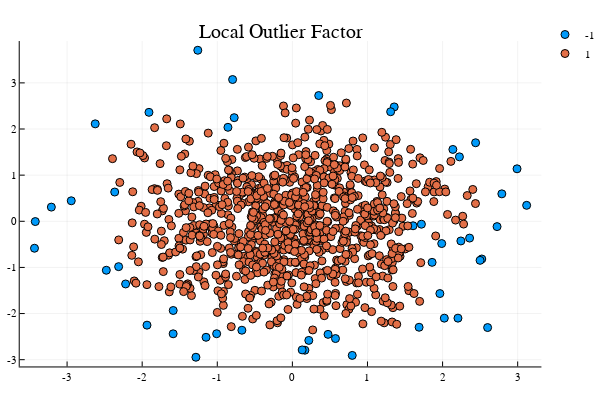

Write notebook code for a chart like this one.
### Code cell
data = randn(10^3,2);
outliers = rand([-5,5],50,2)
dayta = vcat(data,outliers)
is_outlier = fit_predict(data);
scatter(data[:,1],data[:,2],group = is_outlier, title = "Local Outlier Factor")

### Figure 1 — Plotly figure (JSON) as saved in the notebook; plotly's stock layout.template omitted (floating-point values rounded to 4 significant figures; data arrays with more than 128 entries replaced by an {"elided": "..."} marker saying what was removed)
{"data": [{"colorbar": {"title": ""}, "marker": {"color": ["rgba(0, 154, 250, 1.000)", "rgba(0, 154, 250, 1.000)", "rgba(0, 154, 250, 1.000)", "rgba(0, 154, 250, 1.000)", "rgba(0, 154, 250, 1.000)", "rgba(0, 154, 250, 1.000)", "rgba(0, 154, 250, 1.000)", "rgba(0, 154, 250, 1.000)", "rgba(0, 154, 250, 1.000)", "rgba(0, 154, 250, 1.000)", "rgba(0, 154, 250, 1.000)", "rgba(0, 154, 250, 1.000)", "rgba(0, 154, 250, 1.000)", "rgba(0, 154, 250, 1.000)", "rgba(0, 154, 250, 1.000)", "rgba(0, 154, 250, 1.000)", "rgba(0, 154, 250, 1.000)", "rgba(0, 154, 250, 1.000)", "rgba(0, 154, 250, 1.000)", "rgba(0, 154, 250, 1.000)", "rgba(0, 154, 250, 1.000)", "rgba(0, 154, 250, 1.000)", "rgba(0, 154, 250, 1.000)", "rgba(0, 154, 250, 1.000)", "rgba(0, 154, 250, 1.000)", "rgba(0, 154, 250, 1.000)", "rgba(0, 154, 250, 1.000)", "rgba(0, 154, 250, 1.000)", "rgba(0, 154, 250, 1.000)", "rgba(0, 154, 250, 1.000)", "rgba(0, 154, 250, 1.000)", "rgba(0, 154, 250, 1.000)", "rgba(0, 154, 250, 1.000)", "rgba(0, 154, 250, 1.000)", "rgba(0, 154, 250, 1.000)", "rgba(0, 154, 250, 1.000)", "rgba(0, 154, 250, 1.000)", "rgba(0, 154, 250, 1.000)", "rgba(0, 154, 250, 1.000)", "rgba(0, 154, 250, 1.000)", "rgba(0, 154, 250, 1.000)", "rgba(0, 154, 250, 1.000)", "rgba(0, 154, 250, 1.000)", "rgba(0, 154, 250, 1.000)", "rgba(0, 154, 250, 1.000)", "rgba(0, 154, 250, 1.000)", "rgba(0, 154, 250, 1.000)", "rgba(0, 154, 250, 1.000)", "rgba(0, 154, 250, 1.000)", "rgba(0, 154, 250, 1.000)"], "line": {"color": ["rgba(0, 0, 0, 1.000)", "rgba(0, 0, 0, 1.000)", "rgba(0, 0, 0, 1.000)", "rgba(0, 0, 0, 1.000)", "rgba(0, 0, 0, 1.000)", "rgba(0, 0, 0, 1.000)", "rgba(0, 0, 0, 1.000)", "rgba(0, 0, 0, 1.000)", "rgba(0, 0, 0, 1.000)", "rgba(0, 0, 0, 1.000)", "rgba(0, 0, 0, 1.000)", "rgba(0, 0, 0, 1.000)", "rgba(0, 0, 0, 1.000)", "rgba(0, 0, 0, 1.000)", "rgba(0, 0, 0, 1.000)", "rgba(0, 0, 0, 1.000)", "rgba(0, 0, 0, 1.000)", "rgba(0, 0, 0, 1.000)", "rgba(0, 0, 0, 1.000)", "rgba(0, 0, 0, 1.000)", "rgba(0, 0, 0, 1.000)", "rgba(0, 0, 0, 1.000)", "rgba(0, 0, 0, 1.000)", "rgba(0, 0, 0, 1.000)", "rgba(0, 0, 0, 1.000)", "rgba(0, 0, 0, 1.000)", "rgba(0, 0, 0, 1.000)", "rgba(0, 0, 0, 1.000)", "rgba(0, 0, 0, 1.000)", "rgba(0, 0, 0, 1.000)", "rgba(0, 0, 0, 1.000)", "rgba(0, 0, 0, 1.000)", "rgba(0, 0, 0, 1.000)", "rgba(0, 0, 0, 1.000)", "rgba(0, 0, 0, 1.000)", "rgba(0, 0, 0, 1.000)", "rgba(0, 0, 0, 1.000)", "rgba(0, 0, 0, 1.000)", "rgba(0, 0, 0, 1.000)", "rgba(0, 0, 0, 1.000)", "rgba(0, 0, 0, 1.000)", "rgba(0, 0, 0, 1.000)", "rgba(0, 0, 0, 1.000)", "rgba(0, 0, 0, 1.000)", "rgba(0, 0, 0, 1.000)", "rgba(0, 0, 0, 1.000)", "rgba(0, 0, 0, 1.000)", "rgba(0, 0, 0, 1.000)", "rgba(0, 0, 0, 1.000)", "rgba(0, 0, 0, 1.000)"], "width": 1}, "size": 8, "symbol": "circle"}, "mode": "markers", "name": "-1", "showlegend": true, "type": "scatter", "x": [1.356, 2.992, -2.314, -1.15, -2.944, 1.308, 2.243, 2.205, -1.008, -3.423, 2.789, -1.588, -3.434, -1.91, -1.936, -0.7745, 2.6, 2.522, -1.259, 1.86, 1.687, 2.36, 0.2187, 3.12, 2.137, -2.22, -0.858, 0.7971, 1.988, 0.5739, 2.44, -3.209, -0.6724, 2.499, 1.607, 1.964, 2.725, 2.023, 0.475, -1.587, 1.718, -0.796, 0.1666, -2.625, -1.285, 2.224, -2.366, 0.1304, -2.478, 0.3508], "xaxis": "x1", "y": [2.479, 1.137, -0.9832, -2.515, 0.4441, 2.375, -0.4263, -2.099, -2.437, -0.005772, 0.5947, -2.439, -0.5842, 2.362, -2.251, 2.246, -2.303, -0.8173, 3.707, -0.8907, -2.297, -0.3642, -2.582, 0.3455, 1.558, -1.358, 2.037, -2.907, -0.4826, -2.542, 1.702, 0.3071, -2.361, -0.8473, -0.09736, -1.566, -0.1155, -2.099, -2.451, -1.934, -0.06354, 3.073, -2.795, 2.112, -2.947, 1.397, 0.6344, -2.788, -1.061, 2.726], "yaxis": "y1"}, {"colorbar": {"title": ""}, "marker": {"color": {"elided": "950 str values"}, "line": {"color": {"elided": "950 str values"}, "width": 1}, "size": 8, "symbol": "circle"}, "mode": "markers", "name": "1", "showlegend": true, "type": "scatter", "x": {"elided": "950 float values"}, "xaxis": "x1", "y": {"elided": "950 float values"}, "yaxis": "y1"}], "layout": {"annotations": [{"font": {"color": "rgba(0, 0, 0, 1.000)", "family": "sans-serif", "size": 20}, "rotation": 0, "showarrow": false, "text": "Local Outlier Factor", "x": 0.5148, "xanchor": "center", "xref": "paper", "y": 1, "yanchor": "top", "yref": "paper"}], "height": 400, "legend": {"bgcolor": "rgba(255, 255, 255, 1.000)", "bordercolor": "rgba(0, 0, 0, 1.000)", "font": {"color": "rgba(0, 0, 0, 1.000)", "family": "sans-serif", "size": 11}, "x": 1, "y": 1}, "margin": {"b": 20, "l": 0, "r": 0, "t": 20}, "paper_bgcolor": "rgba(255, 255, 255, 1.000)", "plot_bgcolor": "rgba(255, 255, 255, 1.000)", "showlegend": true, "width": 600, "xaxis1": {"anchor": "y1", "domain": [0.03619, 0.9934], "gridcolor": "rgba(0, 0, 0, 0.100)", "gridwidth": 0.5, "linecolor": "rgba(0, 0, 0, 1.000)", "mirror": false, "range": [-3.631, 3.316], "showgrid": true, "showline": true, "showticklabels": true, "tickangle": 0, "tickcolor": "rgb(0, 0, 0)", "tickfont": {"color": "rgba(0, 0, 0, 1.000)", "family": "sans-serif", "size": 11}, "tickmode": "array", "ticks": "inside", "ticktext": ["-3", "-2", "-1", "0", "1", "2", "3"], "tickvals": [-3, -2, -1, 0, 1, 2, 3], "title": "", "titlefont": {"color": "rgba(0, 0, 0, 1.000)", "family": "sans-serif", "size": 15}, "type": "-", "visible": true, "zeroline": false, "zerolinecolor": "rgba(0, 0, 0, 1.000)"}, "yaxis1": {"anchor": "x1", "domain": [0.03762, 0.9415], "gridcolor": "rgba(0, 0, 0, 0.100)", "gridwidth": 0.5, "linecolor": "rgba(0, 0, 0, 1.000)", "mirror": false, "range": [-3.147, 3.907], "showgrid": true, "showline": true, "showticklabels": true, "tickangle": 0, "tickcolor": "rgb(0, 0, 0)", "tickfont": {"color": "rgba(0, 0, 0, 1.000)", "family": "sans-serif", "size": 11}, "tickmode": "array", "ticks": "inside", "ticktext": ["-3", "-2", "-1", "0", "1", "2", "3"], "tickvals": [-3, -2, -1, 0, 1, 2, 3], "title": "", "titlefont": {"color": "rgba(0, 0, 0, 1.000)", "family": "sans-serif", "size": 15}, "type": "-", "visible": true, "zeroline": false, "zerolinecolor": "rgba(0, 0, 0, 1.000)"}}}
